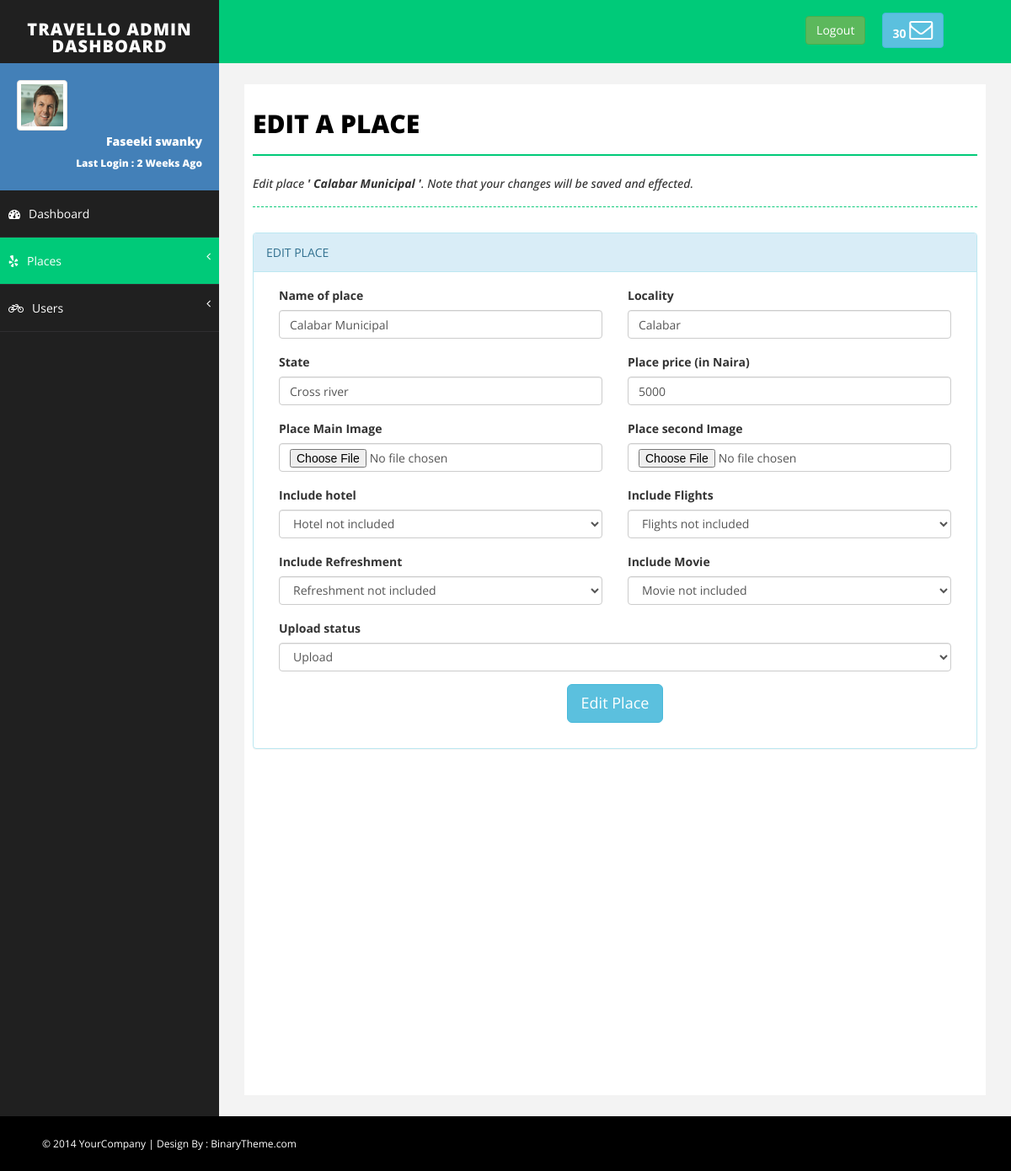
Page /admin/editplace.php?edit=6 (signed in) on the committed database.
### tables this page shows
CREATE TABLE `tour_places` (
  `id` int(11) NOT NULL,
  `name` varchar(255) NOT NULL,
  `locality` varchar(255) NOT NULL,
  `state` varchar(255) NOT NULL,
  `image_main` varchar(255) NOT NULL,
  `image_alt` varchar(255) NOT NULL,
  `price` varchar(255) NOT NULL,
  `include_hotel` varchar(255) NOT NULL DEFAULT 'Hotel not Included',
  `include_flight` varchar(255) NOT NULL DEFAULT 'Flight not Included',
  `include_refreshment` varchar(255) NOT NULL DEFAULT 'Refreshment not Included',
  `include_movie` varchar(255) NOT NULL DEFAULT 'Movies not included',
  `status` varchar(255) NOT NULL DEFAULT 'uploaded',
  `months` varchar(255) NOT NULL
);

### admin/editplace.php (the view, shortened to what this page needs)
<?php include "includes/login_check.php";?>
<?php
            if(isset($_GET["edit"])){
                $edit_id = $_GET["edit"];
                $get_edit = mysqli_query($connect,"SELECT * FROM tour_places WHERE id = $edit_id");
                while($editrow = mysqli_fetch_assoc($get_edit)){
                    $edit_name = $editrow["name"];
                    $edit_locality = $editrow["locality"];
                    $edit_state = $editrow["state"];
                    $edit_price = $editrow["price"];
                    $edit_include_hotel = $editrow["include_hotel"];
                    $edit_include_flight = $editrow["include_flight"];
                    $edit_include_refreshment = $editrow["include_refreshment"];
                    $edit_include_movie = $editrow["include_movie"];
                }
            }else{
                header("Location: places.php");
            }
        ?>
<!DOCTYPE html>
<html xmlns="http://www.w3.org/1999/xhtml">
<head>
    <link href="assets/css/bootstrap.css" rel="stylesheet" />
    <link href="assets/css/font-awesome.css" rel="stylesheet" />
    <link href="assets/css/basic.css" rel="stylesheet" />
    <link href="assets/css/custom.css" rel="stylesheet" />
</head>
<body>
    <div id="wrapper">
        <nav class="navbar navbar-default navbar-cls-top " role="navigation" style="margin-bottom: 0">
            <div class="navbar-header">
                <a class="navbar-brand" href="index.html">TRAVELLO ADMIN DASHBOARD</a>
            </div>
            <div class="header-right">
            <a href="logout.php" class="btn btn-md btn-success" style="margin-right: 10%; margin-left:-30%;"> Logout</a>
                <a href="message-task.html" class="btn btn-info" title="New Message"><b>30 </b><i class="fa fa-envelope-o fa-2x"></i></a>
            </div>
        </nav>
        <nav class="navbar-default navbar-side" role="navigation">
            <div class="sidebar-collapse">
                <ul class="nav" id="main-menu">
                    <li>
                        <div class="user-img-div">
                            <img src="assets/img/user.png" class="img-thumbnail" />
                            <div class="inner-text">
                                Faseeki swanky
                            <br />
                                <small>Last Login : 2 Weeks Ago </small>
                            </div>
                        </div>
                    </li>
                    <li>
                        <a  href="index.php"><i class="fa fa-dashboard "></i>Dashboard</a>
                    </li>
                     <li>
                        <a href="#" class="active-menu"><i class="fa fa-yelp "></i>Places <span class="fa arrow"></span></a>
                    </li>
                     <li>
                        <a href="#"><i class="fa fa-bicycle "></i>Users <span class="fa arrow"></span></a>
                    </li>
                </ul>
            </div>
        </nav>
        <div id="page-wrapper">
            <div id="page-inner">
                <div class="row">
                    <div class="col-md-12">
                        <h1 class="page-head-line">EDIT A PLACE</h1>
                        <h1 class="page-subhead-line">Edit place <strong>' <?php echo $edit_name;?> '</strong>. Note that your changes will be saved and effected.  </h1>
                    </div>
                    <div class="col-md-12">
               <div class="panel panel-info">
                        <div class="panel-heading">
                           EDIT PLACE
                        </div>
                        <div class="panel-body">
                            <form role="form" action="" method="post" enctype="multipart/form-data">
                                <div class="form-group col-xs-6">
                                    <label>Name of place</label>
                                    <input value="<?php echo $edit_name;?>" class="form-control" name="name" required type="text">
                                </div>
                                <div class="form-group col-xs-6">
                                    <label>Locality</label>
                                    <input value="<?php echo $edit_locality;?>" class="form-control" name="locality" required type="text">
                                </div>
                                <div class="form-group col-xs-6">
                                    <label>State</label>
                                    <input value="<?php echo $edit_state;?>" class="form-control" name="state" required type="text">
                                </div>
                                <div class="form-group col-xs-6">
                                    <label>Place price (in Naira)</label>
                                    <input value="<?php echo $edit_price;?>" class="form-control" name="price" required type="number">
                                </div>
                                <div class="form-group col-xs-6">
                                    <label>Place Main Image</label>
                                    <input required class="form-control" name="main_image" type="file">
                                </div>
                                <div class="form-group col-xs-6">
                                    <label>Place second Image</label>
                                    <input class="form-control" name="image_alt" type="file">
                                </div>
                                <div class="form-group col-xs-6">
                                    <label>Include hotel</label>
                                    <select value="<?php echo $edit_include_hotel;?>" required class="form-control" name="hotel" id="">
                                        <option value="Not included">Hotel not included</option>
                                    </select>
                                </div>
                                <div class="form-group col-xs-6">
                                    <label>Include Flights</label>
                                    <select value="<?php echo $edit_include_flight;?>" required class="form-control" name="flight" id="">
                                        <option value="Not included">Flights not included</option>
                                    </select>
                                </div>
                                <div class="form-group col-xs-6">
                                    <label>Include Refreshment</label>
                                    <select value="<?php echo $edit_include_refreshment;?>" required class="form-control" name="refreshment" id="">
                                        <option value="Not included">Refreshment not included</option>
                                    </select>
                                </div>
                                <div class="form-group col-xs-6">
                                    <label>Include Movie</label>
                                    <select value="<?php echo $edit_include_movie;?>" required class="form-control" name="movie" id="">
                                        <option value="Not included">Movie not included</option>
                                    </select>
                                </div>
                                <div class="form-group col-xs-12">
                                    <label>Upload status</label>
                                    <select value="<?php echo $edit_include_status;?>" required class="form-control" name="status" id="">
                                        <option value="upload">Upload</option>
                                    </select>
                                </div>
                                <div class="form-group col-xs-12 text-center">
                                    <button type="submit" name="editplace" class="btn-lg btn btn-info">Edit Place </button>
                                </div>
                            </form>
                        </div>
                </div>
                </div>
                </div>
            </div>
        </div>
    </div>
    <div id="footer-sec">
        &copy; 2014 YourCompany | Design By : <a href="http://www.binarytheme.com/" target="_blank">BinaryTheme.com</a>
    </div>
</body>
</html>

### admin/assets/css/basic.css (style rules this page uses)
body { font-family: 'Open Sans', sans-serif; line-height:25px; }
#wrapper { width: 100%; background: #202020; }
#page-wrapper { padding: 15px 15px; min-height: 600px; background: #F3F3F3; }
#page-inner { width: 100%; margin: 10px 20px 10px 0px; background-color: #fff!important; padding: 10px; min-height: 1200px; }
.page-head-line { font-size: 30px; text-transform: uppercase; color: #000; font-weight: 800; padding-bottom: 20px; border-bottom: 2px solid #00CA79; margin-bottom: 10px; }
.page-subhead-line { font-size: 14px; padding-top: 5px; padding-bottom: 20px; font-style:italic; margin-bottom:30px; border-bottom:1px dashed #00CA79; }
.navbar-cls-top .navbar-brand { color: #fff; background: #202020; width: 260px; text-align: center; height: 75px; font-size: 20px; letter-spacing: 1px; font-weight: 900; padding-top: 25px; text-transform:uppercase; }
.header-right { color: #fff; padding: 15px 50px 5px 50px; float: right; font-size: 16px; }
.user-img-div { min-height: 140px; padding: 20px; background-color: #4380B8; }
.user-img-div img { max-height: 60px; }
.user-img-div .inner-text { text-align: right; position: relative; color: #fff; font-weight: 800; line-height: 25px; }
.active-menu { background-color: #00CA79!important; }
.arrow { float: right; }
.fa.arrow:before { content: "\f104"; }
.sidebar-collapse, .sidebar-collapse .nav { background: none; }
.sidebar-collapse .nav { padding: 0; }
.sidebar-collapse .nav > li > a { color: #fff; background: #202020; text-shadow: none; padding: 15px 40px; border-bottom: 1px solid #2F2E31; }
.sidebar-collapse > .nav > li > a { padding: 15px 10px; }
.navbar-side { border: none; background-color: #202020; }
.navbar-cls-top { background: #00CA79; border-bottom: none; }
.navbar-default { border: 0px solid black; }
.navbar-header { background: #000000; }
.nav > li > a > i { margin-right: 10px; }
#footer-sec { background-color:#000; padding:20px 50px; color:#fff; font-size:12px; }
#footer-sec a { color:#fff; }
@media (min-width:768px) { #page-wrapper { margin: 0 0 0 260px; padding: 15px 30px; min-height: 1200px; } }
@media (min-width:768px) { .navbar-side { z-index: 1; position: absolute; width: 260px; } }
@media (min-width:768px) { .navbar { border-radius: 0px; } }

### rows in the picture
tour_places: name "Calabar Municipal", locality "Calabar", state "Cross river", price "5000", hotel "Hotel not included", flight "Flights not included", refreshment "Refreshment not included", movie "Movie not included"
